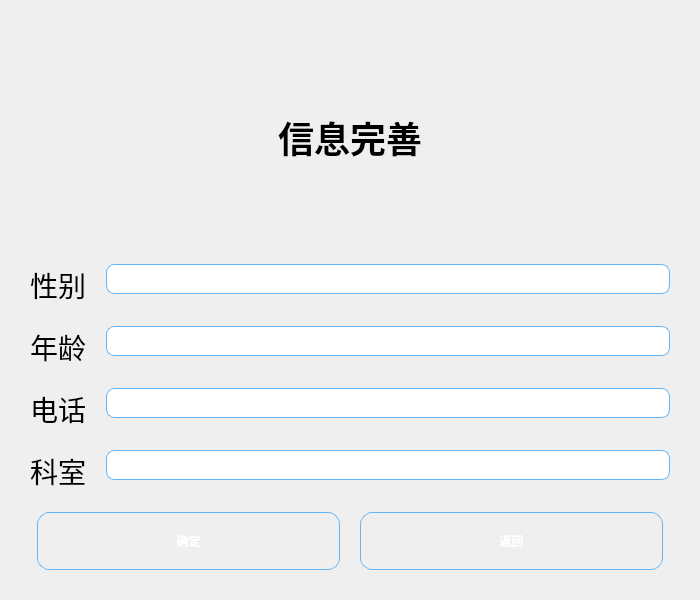
<?xml version="1.0" encoding="UTF-8"?>
<ui version="4.0">
 <class>doctor_individualinfo</class>
 <widget class="QWidget" name="doctor_individualinfo">
  <property name="geometry">
   <rect>
    <x>0</x>
    <y>0</y>
    <width>700</width>
    <height>600</height>
   </rect>
  </property>
  <property name="windowTitle">
   <string>信息完善</string>
  </property>
  <property name="styleSheet">
   <string notr="true">
    QWidget#doctor_individualinfo {
        background-color: qlineargradient(
            x1:0, y1:0, x2:0, y2:1,
            stop:0 #e3f2fd,
            stop:1 #ffffff
        );
        font-family: "Microsoft YaHei";
    }
    QLineEdit {
        border: 1px solid #64b5f6;
        border-radius: 8px;
        padding: 6px;
        background: #ffffff;
    }
    QLabel {
        font-size: 28px;
    }
    QPushButton {
        border-radius: 12px;
        border: 1px solid #64b5f6;
        color: #ffffff;
        font-weight: bold;
        background-color: qlineargradient(
            x1:0, y1:0, x2:0, y2:1,
            stop:0 #6ec6ff,
            stop:1 #1e88e5
        );
        padding: 8px 16px;
        min-width: 120px;
        min-height: 40px;
    }
    QPushButton:hover {
        background-color: qlineargradient(
            x1:0, y1:0, x2:0, y2:1,
            stop:0 #81d4fa,
            stop:1 #1976d2
        );
    }
    QPushButton:pressed {
        background-color: qlineargradient(
            x1:0, y1:0, x2:0, y2:1,
            stop:0 #1e88e5,
            stop:1 #1565c0
        );
    }
    #info_change {
        font-size: 36px;
        font-weight: bold;
    }

   </string>
  </property>

  <!-- 主体布局 -->
  <layout class="QVBoxLayout" name="mainVerticalLayout">
   <property name="spacing">
    <number>20</number>
   </property>
   <property name="margin">
    <number>30</number>
   </property>

   <!-- 顶部标题 -->
   <item>
    <widget class="QLabel" name="info_change">
     <property name="font">
      <font>
       <pointsize>20</pointsize>
       <weight>75</weight>
       <bold>true</bold>
      </font>
     </property>
     <property name="text">
      <string>信息完善</string>
     </property>
     <property name="alignment">
      <set>Qt::AlignHCenter|Qt::AlignVCenter</set>
     </property>
    </widget>
   </item>

   <!-- 表单区 -->
   <item>
    <layout class="QFormLayout" name="formLayout">
     <property name="labelAlignment">
      <set>Qt::AlignRight|Qt::AlignVCenter</set>
     </property>
     <property name="formAlignment">
      <set>Qt::AlignHCenter|Qt::AlignTop</set>
     </property>

     <item row="0" column="0">
      <widget class="QLabel" name="gender_label">
       <property name="text">
        <string>性别</string>
       </property>
      </widget>
     </item>
     <item row="0" column="1">
      <widget class="QLineEdit" name="gender"/>
     </item>

     <item row="1" column="0">
      <widget class="QLabel" name="age_label">
       <property name="text">
        <string>年龄</string>
       </property>
      </widget>
     </item>
     <item row="1" column="1">
      <widget class="QLineEdit" name="age"/>
     </item>

     <item row="2" column="0">
      <widget class="QLabel" name="phone_label">
       <property name="text">
        <string>电话</string>
       </property>
      </widget>
     </item>
     <item row="2" column="1">
      <widget class="QLineEdit" name="phonenumber"/>
     </item>

     <item row="3" column="0">
      <widget class="QLabel" name="department_label">
       <property name="text">
        <string>科室</string>
       </property>
      </widget>
     </item>
     <item row="3" column="1">
      <widget class="QLineEdit" name="department"/>
     </item>
    </layout>
   </item>

   <!-- 底部按钮 -->
   <item>
    <layout class="QHBoxLayout" name="buttonLayout">
     <item>
      <spacer name="horizontalSpacerLeft">
       <property name="orientation">
        <enum>Qt::Horizontal</enum>
       </property>
      </spacer>
     </item>
     <item>
      <widget class="QPushButton" name="doctor_info_sure">
       <property name="text">
        <string>确定</string>
       </property>
      </widget>
     </item>
     <item>
      <widget class="QPushButton" name="doctor_info_return">
       <property name="text">
        <string>返回</string>
       </property>
      </widget>
     </item>
     <item>
      <spacer name="horizontalSpacerRight">
       <property name="orientation">
        <enum>Qt::Horizontal</enum>
       </property>
      </spacer>
     </item>
    </layout>
   </item>
  </layout>
 </widget>
 <resources/>
 <connections/>
</ui>
